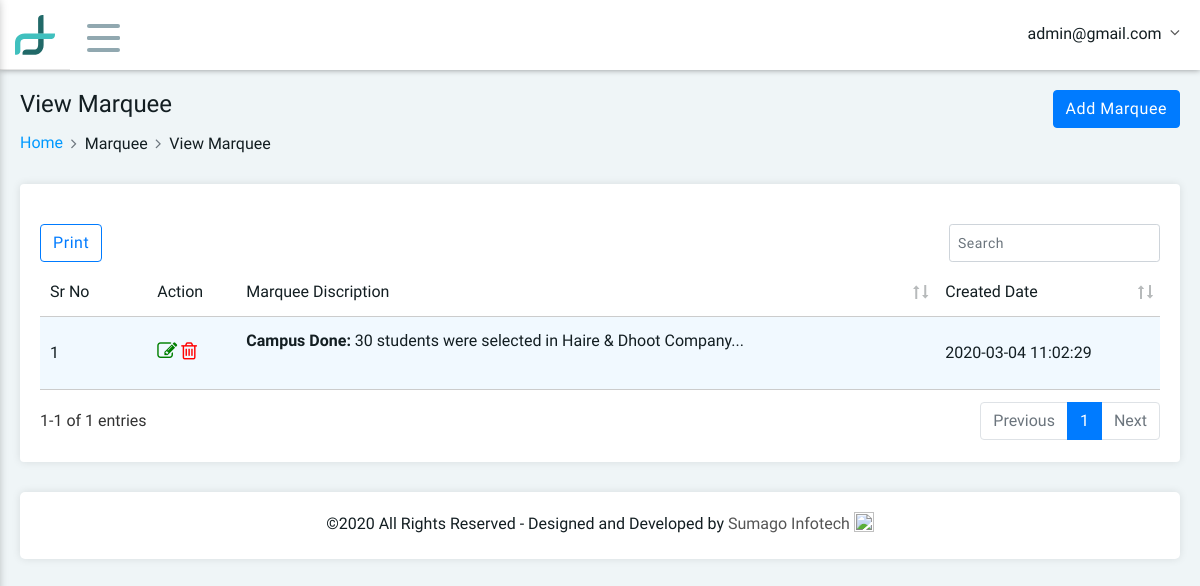
The page /view_marquee.php (signed in) on the database its author committed.
### tables this page shows
CREATE TABLE IF NOT EXISTS `tbl_marquee` (
  `fld_marquee_id` int(11) NOT NULL,
  `marquee_text` text NOT NULL,
  `created_date` datetime NOT NULL DEFAULT CURRENT_TIMESTAMP,
  `modifed_date` datetime NOT NULL DEFAULT CURRENT_TIMESTAMP ON UPDATE CURRENT_TIMESTAMP,
  `fld_delete` int(11) NOT NULL
);

### view_marquee.php (the view, shortened to what this page needs)
<!DOCTYPE html>
<html>
<head>
  <?php include('include/head.php'); ?>
  <link rel="stylesheet" type="text/css" href="src/plugins/datatables/media/css/jquery.dataTables.css">
  <link rel="stylesheet" type="text/css" href="src/plugins/datatables/media/css/dataTables.bootstrap4.css">
  <link rel="stylesheet" type="text/css" href="src/plugins/datatables/media/css/responsive.dataTables.css">
</head>
<body>
  <?php include('include/header.php'); ?>
  <div class="main-container">
    <div class="pd-ltr-20 customscroll customscroll-10-p height-100-p xs-pd-20-10">
      <div class="min-height-200px">
        <div class="page-header">
          <div class="row">
            <div class="col-md-6 col-sm-12">
              <div class="title">
                <h4>View Marquee</h4>
              </div>
              <nav aria-label="breadcrumb" role="navigation">
                <ol class="breadcrumb">
                  <li class="breadcrumb-item"><a href="index.php">Home</a></li>
                  <li class="breadcrumb-item active" aria-current="page">Marquee</li>
                  <li class="breadcrumb-item active" aria-current="page">View Marquee</li>
                </ol>
              </nav>
            </div>
            <div class="col-md-6 col-sm-12 text-right">
              <div class="dropdown">
                <a class="btn btn-primary" href="add_marquee.php" role="button">
                  Add Marquee
                </a>
              </div>
            </div>
          </div>
        </div>
        <div class="pd-20 bg-white border-radius-4 box-shadow mb-30">
          <div class="row">
            <table class="stripe hover data-table-export nowrap">
              <thead>
                <tr>
                  <th class="table-plus datatable-nosort">Sr No</th>
                  <th class="datatable-nosort">Action</th>
                                    <th>Marquee Discription</th>
                                    <th>Created Date</th>
                </tr>
              </thead>
              <tbody>
                <?php
                       $count=0;
                      $query="select * from tbl_marquee where fld_delete='0' order by fld_marquee_id desc";
                      $row=mysqli_query($connect,$query) or die(mysqli_error($connect));
                      while($fetch=mysqli_fetch_array($row)) {
                      extract($fetch);
                ?>
                <tr>
                  <td class="table-plus"><?php echo ++$count; ?></td>
                  <td>
                    <a href="update_marquee.php?fld_marquee_id=<?php echo $fetch['fld_marquee_id'] ?>"><i class="fa fa-edit" style="color: green; font-size: 20px"></i></a>
                    <a href="delete_marquee.php?fld_marquee_id=<?php echo $fetch['fld_marquee_id'] ?>" onclick="return confirm('Are You Sure To Delete Marquee')"><i class="fa fa-trash-o" style="color: red; font-size: 20px"></i></a>
                  </td>
                  <td><?php echo $fetch['marquee_text']; ?></td>
                  <td><?php echo $fetch['created_date']; ?></td>
                </tr>
                <?php } ?>
              </tbody>
            </table>
          </div>
        </div>
      </div>
       <?php include('include/footer.php'); ?>
    </div>
  </div>
</body>
</html>

### include/header.php (shortened to what this page needs)
<?php include "config.php";
 ?>
	<div class="header clearfix">
		<div class="header-right">
			<div class="brand-logo">
				<a href="#">
					<img src="vendors/images/logo.png" alt="" class="mobile-logo">
				</a>
			</div>
			<div class="menu-icon">
				<span></span>
				<span></span>
				<span></span>
			</div>
			<div class="user-info-dropdown">
				<div class="dropdown">
					<a class="dropdown-toggle" href="#" role="button" data-toggle="dropdown">
						<?php
                            $query=mysqli_query($connect,"select * from tbl_admin where fld_email='".$_SESSION['email']."'") or die(mysqli_error($connect));
                            $fetch=mysqli_fetch_array($query);
                            extract($fetch);
                        ?>
						<span class="user-name"><?php echo $fetch['fld_email']; ?></span>
					</a>
				</div>
			</div>
		</div>
	</div>

### rows shown on the page
tbl_marquee: marquee_text "Campus Done: 30 students were selected in Haire & Dhoot Company...", created_date "2020-03-04 11:02:29"

### other values the page prints
$fetch['fld_email'] "admin@gmail.com"
